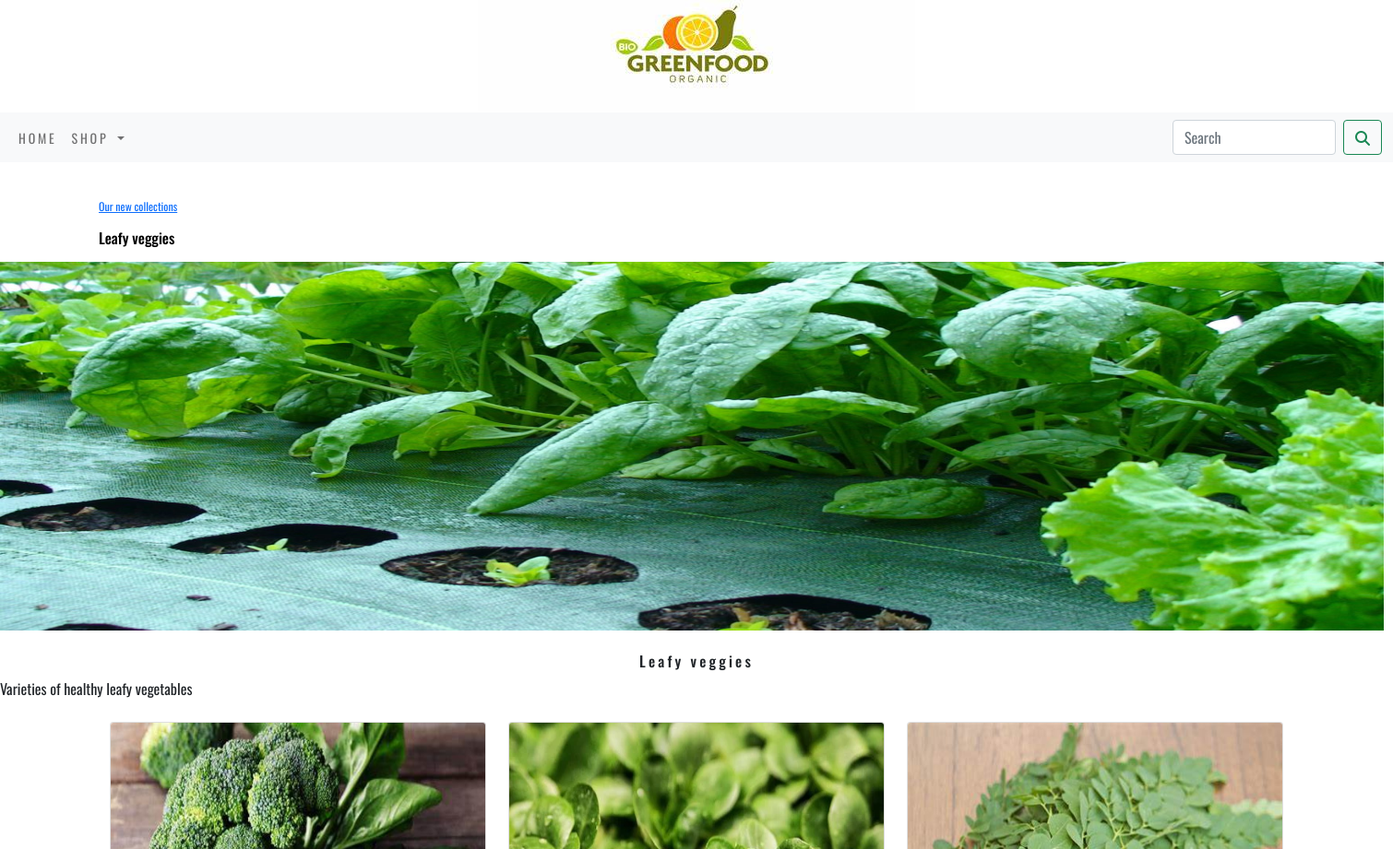
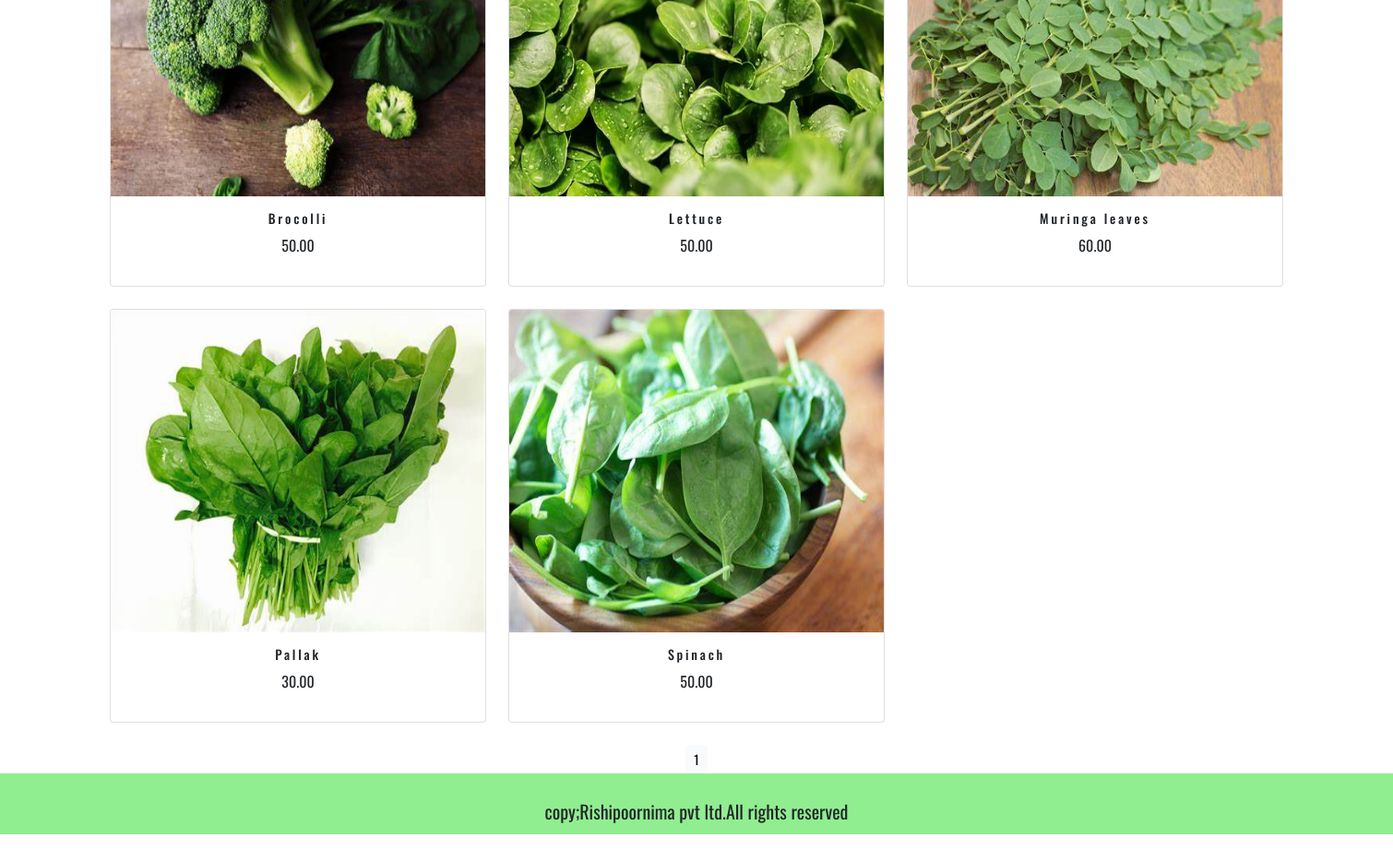
The page /ecomerseapp/leafy-veggies/ on the database its author committed (2 pictures, top to bottom).
### ecomerseapp/models.py (models this page shows, shortened)
class category(models.Model):
    name =models.CharField(max_length=250,unique=True)
    slug =models.SlugField(max_length=250,unique=True)
    description =models.TextField(blank=True)
    image =models.ImageField(upload_to="category",blank=True)
    class Meta:
        ordering =('name',)
        verbose_name ='category'
        verbose_name_plural ='categories'
    def get_url(self):
        return reverse('ecomerseapp:product_by_category',args=[self.slug])

class product(models.Model):
    name = models.CharField(max_length=250,unique=True)
    slug = models.SlugField(max_length=250,unique=True)
    description = models.TextField(blank=True)
    price = models.DecimalField(max_digits=10,decimal_places=2)
    category = models.ForeignKey(category,on_delete=models.CASCADE)
    image = models.ImageField(upload_to="product",blank=True)
    stock=models.IntegerField()
    available = models.BooleanField(default=True)
    created=models.DateTimeField(auto_now_add=True)
    updated = models.DateTimeField(auto_now=True)
    def get_url(self):
        return  reverse('ecomerseapp:productcatdetail',args=[self.category.slug,self.slug])
    class Meta:
        ordering =('name',)
        verbose_name='product'
        verbose_name_plural='products'

### ecomerseapp/views.py (the view)
# urls.py: path("",views.allprodcat,name='allprodcat'),
def allprodcat(request,c_slug=None):
    c_page = None
    products_list = None
    if c_slug != None:
        c_page = get_object_or_404(category,slug=c_slug)
        products_list = product.objects.all().filter(category=c_page,available=True)
    else:
        products_list = product.objects.all().filter(available=True)
    paginator=Paginator(products_list,6)
    try:
        page=int(request.GET.get('page','1'))
    except:
        page = 1
    try:
        products = paginator.page(page)
    except (EmptyPage,InvalidPage):
        products = paginator.page(paginator.num_pages)
    return render(request,'category.html',{'category':c_page,'products': products})

### cart/context_processors.py (called while the page is built)
def counter(request):
    item_count=0
    if 'admin' in request.path:
        return {}
    else:
        try:
            cart=Cart.objects.filter(cart_id =_cart_id(request))
            car_items = CartItem.objects.all().filter(cart=cart[:1])
            for cart_item in car_items:
             item_count += cart_item.quantity
        except Cart.DoesNotExist:
            item_count=0
    return  dict(item_count=item_count)

### cart/views.py (called while the page is built)
def _cart_id(request):
    cart = request.session.session_key
    if not cart:
        cart = request.session.create()
    return cart

### ecomerseapp/context_processors.py (called while the page is built)
def menu_links(request):
    links = category.objects.all()
    return dict(links=links)

### templates/category.html (shortened to what this page needs)
{% extends 'base.html' %}
{% load static %}
{% block content %}
    {% if category %}
       <div class="container mt-4">
           <div class="row my_row_class gy-4">
               <div class="mx-auto">
               <p>
                   <a href="{% url 'ecomerseapp:allprodcat' %}">Our new collections</a><h6>{{category.name}}</h6>
               </p>
           </div></div>
       </div>
    {% endif %}
            <div class="mx-auto">
                {% if category %}
                      <img class=my_image" src ="{{category.image.url}}"  style="height:400px;width:1500px" alt="{{category.name}}">
                      </div>
                       <br>
                        <div>
                        <h1 class="text-center my_title"> {{category.name}}</h1>
                        <p class="text-justify">{{category.description}}</p>
                        </div>
                {% endif %}
<div class="container mt-4">
    <div class="row mx-auto gy-4">
        {% for pdt in products %}
        <div class="my_bottom_margin col-9 col-sm-12 col-md-4 xol-lg-4">
            <div class="card text-center h-100">
                <a href="{{pdt.get_url}}"><img class="card-img-top " src="{{pdt.image.url}}" alt="{{pdt.name}}" width="100px;" height="350px;"></a>
                <div class="card-body">
                    <h4> {{pdt.name}}</h4>
                    <p>{{pdt.price}}</p>
                </div>
            </div>
        </div>
        {% endfor %}
    </div>
    <div class="mx-auto">
        <br>
        <div class="text-center">
            {% for pg in products.paginator.page_range %}
            <a href="?page={{pg}}" class="btn btn-light btn-sm {% if products.number == pg %} active {% endif %}">{{pg}}</a>
        {% endfor %}
        </div>
    </div>
</div>
{% endblock %}

### static/css/custom.css (style rules this page uses)
body { font-family: 'Oswald', sans-serif; }
.my_row_class { padding-top:15px; }
.my_row_class .mx-auto { color:#000; font-size:12px; }
.my_title { font-size:16px; text_transform:uppercase; letter-spacing:.2em; }
.my_bottom_margin { margin-bottom:10px: }
.card-body h4 { font-size:14px; text_transform:uppercase; letter-spacing:.2em; }

### rows shown on the page
category: name "Leafy veggies", image (picture), description "Varieties of healthy leafy vegetables"
product: image (picture), name "Brocolli", price "50.00"
product: image (picture), name "Lettuce", price "50.00"
product: image (picture), name "Muringa leaves", price "60.00"
product: image (picture), name "Pallak", price "30.00"
product: image (picture), name "Spinach", price "50.00"

### other values the page prints
{{ pg }} "1"
